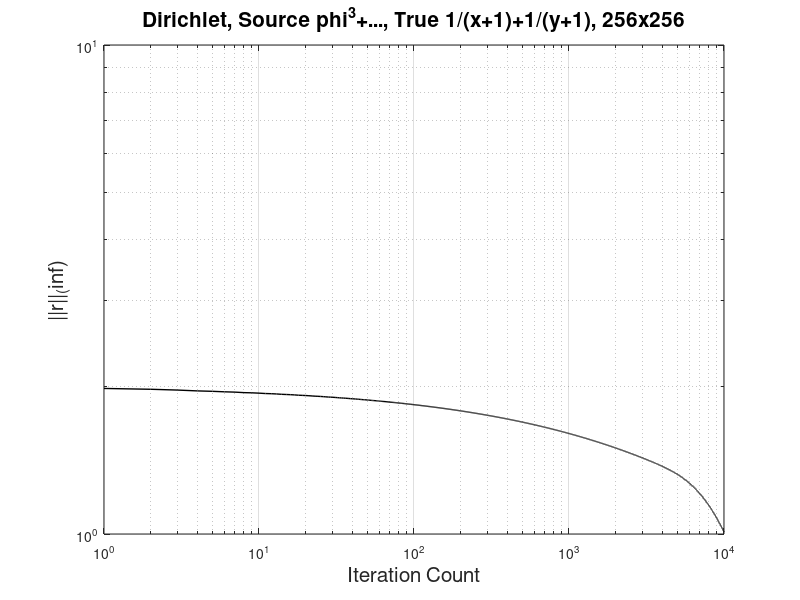

Here is the MATLAB script that generated this plot:
clc
clearvars -except om15_150 om15_200 om6_150

n = 256; %Number of grid points per dimension.
om = 1; %Array of relaxation factors.
Omega = om;

it = 10e3; %Number of iterations.
h = 1/n; %Grid spacing

N_ef = pi/(2*(asin(sqrt(2*(sin(pi/(2*n)))^2))));

points = 0:h:1;
[X,Y] = ndgrid(points);
T = zeros(n+1);
R = zeros(n+1);

%True Solution
T = 1./(X+1)+1./(Y+1);
t = max(max(T)); %infinity norm of True Solution

%First index is for x (top to bottom). Second index is for y axis (left to right).
%Filling in Dirchlet boundary conditions. Domain is [0,1]x[1,0].
A = zeros(n+1);
A(:,1) = T(:,1);
A(:,n+1) = T(:,n+1);
A(1,:) = T(1,:);
A(n+1,:) = T(n+1,:);

%Source Term = RHS
Rc = 3./(((X+1).^2).*(Y+1)) +3./(((Y+1).^2).*(X+1)); %some constants in right hand side
R = 2*(T.^3-Rc);

iteration = zeros(1,it);
residual = zeros(1,it);
res = max(max(abs(T-A)));

%Computing constants outside loop.
M = length(Omega);
hsq = h^2;
OneMinusOmega = 1 -  Omega;
%iteration count
k = 1

while k < it
    r = rem(k,M);
    if r == 0
        r = M;
    end
    B = 0.25*(A(1:n-1,2:n)+A(3:n+1,2:n)+A(2:n,3:n+1)+A(2:n,1:n-1)-hsq*R(2:n,2:n));
    A(2:n,2:n) = OneMinusOmega(r)*A(2:n,2:n) + Omega(r)*B;
    
    if rem(k,1) == 0
    res = max(max(abs(T-A)));
    end
    residual (k) = res;
    %R = 2*(A.^3-Rc);
    iteration (k) = k;
    k = k + 1
end

res

%plotting
%close all
loglog(iteration,residual,'k','LineWidth',1)
xlabel('Iteration Count','Fontsize',15)
ylabel('||r||_(inf)','Fontsize',15)
%legend('SRJ P15, N150','SRJ P15, N200','Jacobi')
title('Dirichlet, Source phi^3+..., True 1/(x+1)+1/(y+1), 256x256','Fontsize',15)
grid on
hold on